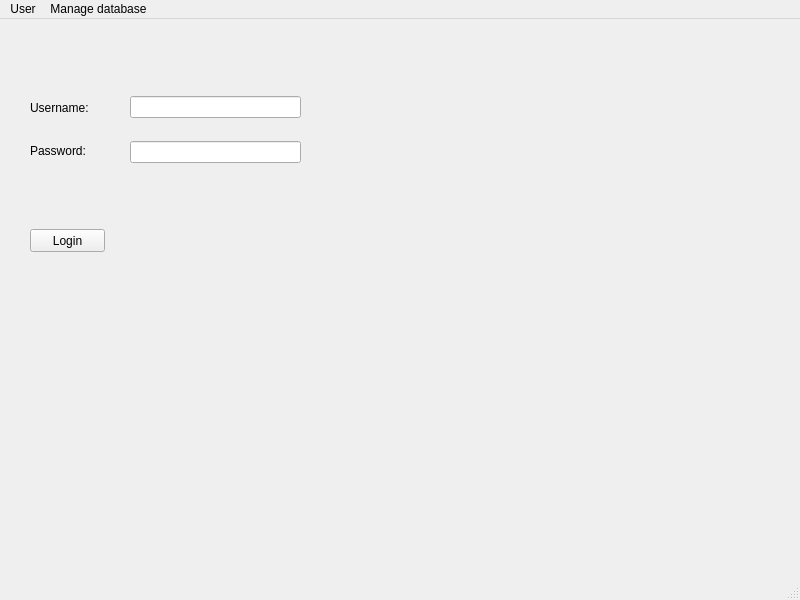
<?xml version="1.0" encoding="UTF-8"?>
<ui version="4.0">
 <class>MainWindow</class>
 <widget class="QMainWindow" name="MainWindow">
  <property name="geometry">
   <rect>
    <x>0</x>
    <y>0</y>
    <width>800</width>
    <height>600</height>
   </rect>
  </property>
  <property name="windowTitle">
   <string>MainWindow</string>
  </property>
  <widget class="QWidget" name="centralwidget">
   <widget class="QPushButton" name="pushButton">
    <property name="geometry">
     <rect>
      <x>30</x>
      <y>210</y>
      <width>75</width>
      <height>23</height>
     </rect>
    </property>
    <property name="text">
     <string>Login</string>
    </property>
   </widget>
   <widget class="QWidget" name="verticalLayoutWidget">
    <property name="geometry">
     <rect>
      <x>30</x>
      <y>70</y>
      <width>91</width>
      <height>80</height>
     </rect>
    </property>
    <layout class="QVBoxLayout" name="verticalLayout">
     <item>
      <widget class="QLabel" name="label">
       <property name="text">
        <string>Username:</string>
       </property>
      </widget>
     </item>
     <item>
      <widget class="QLabel" name="label_2">
       <property name="text">
        <string>Password:</string>
       </property>
      </widget>
     </item>
    </layout>
   </widget>
   <widget class="QWidget" name="verticalLayoutWidget_2">
    <property name="geometry">
     <rect>
      <x>130</x>
      <y>60</y>
      <width>171</width>
      <height>101</height>
     </rect>
    </property>
    <layout class="QVBoxLayout" name="verticalLayout_2">
     <item>
      <widget class="QLineEdit" name="lineEdit"/>
     </item>
     <item>
      <widget class="QLineEdit" name="lineEdit_2"/>
     </item>
    </layout>
   </widget>
  </widget>
  <widget class="QMenuBar" name="menubar">
   <property name="geometry">
    <rect>
     <x>0</x>
     <y>0</y>
     <width>800</width>
     <height>21</height>
    </rect>
   </property>
   <widget class="QMenu" name="menuUser">
    <property name="title">
     <string>User</string>
    </property>
    <addaction name="actionLogin"/>
    <addaction name="actionAbout"/>
   </widget>
   <widget class="QMenu" name="menuManage_database">
    <property name="title">
     <string>Manage database</string>
    </property>
   </widget>
   <addaction name="menuUser"/>
   <addaction name="menuManage_database"/>
  </widget>
  <widget class="QStatusBar" name="statusbar"/>
  <action name="actionLogin">
   <property name="text">
    <string>Login</string>
   </property>
  </action>
  <action name="actionAbout">
   <property name="text">
    <string>About</string>
   </property>
  </action>
 </widget>
 <resources/>
 <connections/>
</ui>
